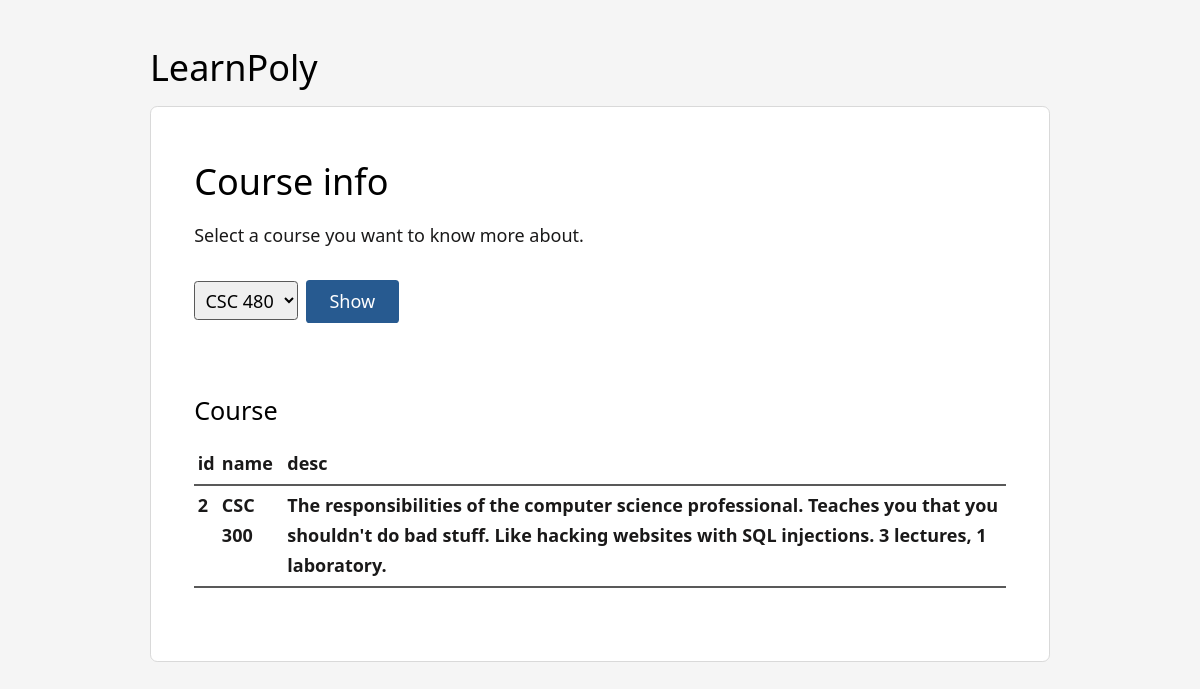
Screenshot of /course_info.php?course_id=2 (signed in) with the database file from the repository.
### tables this page shows
CREATE TABLE `courses` (
  `id` int(11) unsigned NOT NULL AUTO_INCREMENT,
  `name` varchar(255) NOT NULL DEFAULT '',
  `desc` varchar(500) DEFAULT NULL,
  PRIMARY KEY (`id`)
);

### course_info.php (called while the page is built, shortened)
<?php
try {
	$dbh = new PDO("mysql:host=localhost;charset=utf8;dbname=". DB_DB, DB_USER, DB_PASS);
	$dbh->setAttribute(PDO::ATTR_ERRMODE, PDO::ERRMODE_EXCEPTION);
	$sth = $dbh->prepare("SELECT id, name FROM courses");
	$sth->execute();
	$courses = $sth->fetchAll();
	if(isset($_GET["course_id"])) {
		$sql = "
			SELECT * FROM courses
			WHERE id = '". $_GET["course_id"] ."'
		";
		$sth = $dbh->prepare($sql);
		$sth->execute();
		$specificCourse = $sth->fetchAll(PDO::FETCH_ASSOC);
		$specificCourseCoulmns = array_keys($specificCourse[0]);
	}
} catch (PDOException $e) {
    exit("DB Error!: " . $e->getMessage() . "<br/>");
}
include "view/header.php";
include "view/course_info.php";
include "view/footer.php";
?>

### view/course_info.php (the view)
<h1>Course info</h1>
<p>Select a course you want to know more about.</p>
<form action="" method="get">
	<select name="course_id" id="">
		<?php foreach($courses as $course): ?>
			<option value="<?= $course['id'] ?>"><?= $course['name'] ?></option>
		<?php endforeach; ?>
	</select>
	<input type="submit" value="Show">
</form>
<h2>Course</h2>
<?php if(isset($specificCourse)): ?>
	<table>
	  <thead>
	    <tr>
	    	<?php foreach($specificCourseCoulmns as $column): ?>
	     		<th><?= $column ?></th>
  			<?php endforeach; ?>
	    </tr>
	  </thead>
	  <tbody>
    	<?php foreach($specificCourse as $row): ?>
		    <tr>
		      	<?php foreach($specificCourseCoulmns as $column): ?>
	     			<th><?= $row[$column] ?></th>
  				<?php endforeach; ?>
		    </tr>
		<?php endforeach; ?>
	  </tbody>
	</table>
<?php else: ?>
	<p>Select a course that you want to know more about</p>
<?php endif; ?>

### tacit.css (style rules this page uses)
input,textarea,select,button,option,html,body { font-family:system-ui,"Helvetica Neue",Helvetica,Arial,sans-serif;font-size:18px;font-stretch:normal;font-style:normal;font-weight:400;line-height:29.7px }
th { font-weight:600 }
td,th { border-bottom:1.08px solid #595959;padding:14.85px 18px;text-align:left;vertical-align:top }
thead th { border-bottom-width:2.16px;padding-bottom:6.3px }
table { display:table;width:100% }
table tr { border-bottom-width:2.16px }
table tr th { border-bottom-width:2.16px }
table tr td,table tr th { overflow:hidden;padding:5.4px 3.6px }
input,textarea,select,button { border-radius:3.6px;display:inline-block;padding:9.9px }
input,select,label { margin-right:3.6px }
input[type="submit"],input[type="reset"],button { background:#f2f2f2;color:#191919;cursor:pointer;display:inline;margin-bottom:18px;margin-right:7.2px;padding:6.525px 23.4px;text-align:center }
input[type="submit"],button[type="submit"] { background:#275a90;color:#fff }
input,select,textarea { margin-bottom:18px }
input[type="text"],input[type="password"],input[type="email"],input[type="url"],input[type="phone"],input[type="tel"],input[type="number"],input[type="datetime"],input[type="date"],input[type="month"],input[type="week"],input[type="color"],input[type="time"],input[type="search"],input[type="range"],input[type="file"],input[type="datetime-local"],select,textarea { border:1px solid #595959;padding:5.4px 6.3px }
h1,h2,h3,h4,h5,h6 { color:#000;margin-bottom:18px }
h1 { font-size:36px;font-weight:500;line-height:41.4px;margin-top:72px }
h2 { font-size:25.2px;font-weight:400;line-height:30.6px;margin-top:54px }
* { border:0;border-collapse:separate;border-spacing:0;box-sizing:border-box;margin:0;max-width:100%;padding:0;vertical-align:baseline }
html,body { width:100% }
html { height:100% }
body { background:#f5f5f5;color:#1a1919;padding:36px }
p,ul,ol,dl,blockquote,hr,pre,table,form,fieldset,figure,address { margin-bottom:29.7px }
h1 { margin-top: 0.3em; }

### rows the page displays
courses: id "2", name "CSC 300", desc "The responsibilities of the computer science professional. Teaches you that you shouldn't do bad stuff. Like hacking websites with SQL injections. 3 lectures, 1 laboratory."

### other values shown
$column "id"
$column "name"
$column "desc"
form field course_id "CSC 480"
